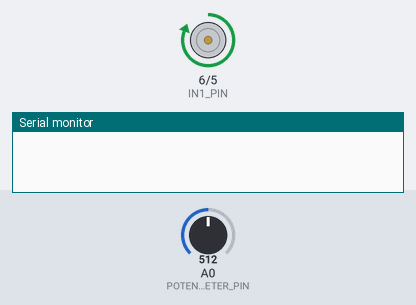
Recording of a sketch running on a simulated Arduino Uno, built with avr-gcc and run on an emulated ATmega328P. On the bench: motor-driver pin pairs drawn as motors (green arrow = first pin HIGH = forward, orange = second pin HIGH = backward, longer = more drive, scaled by the enable pin), the last lines printed to the serial monitor. Inputs (shaded band) come from the test bench; at power-on: A0 (POTENTIOMETER_PIN) = 512.

Above: at 2.5 s.
At 7.5 s:
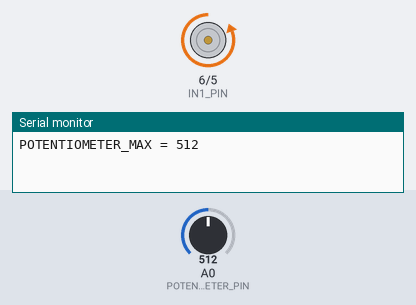
Timing chart, 0 to 13.0 s (numbered marks = the images above):
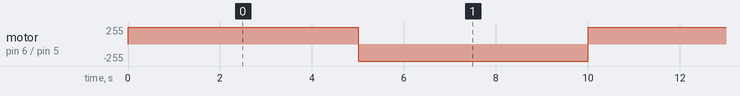

Measured:
- by itself, motor on pin 6 (IN1_PIN) / pin 5 (IN2_PIN): alternates forward 255/255 for 5.0 s and backward 255/255 for 5.0 s

The sketch:

ActuatorArduino.ino
```cpp
/*
* Based on code from ArduinoGetStarted.com
* The example code is in the public domain
* Tutorial page: https://arduinogetstarted.com/tutorials/arduino-actuator-with-feedback
*/

// the code for getting the feedback when the actuator fully extended and retracted

//Max is 47, min is 471

#define ENA_PIN   7 // the Arduino pin connected to the EN1 pin L298N
#define IN1_PIN   6 // the Arduino pin connected to the IN1 pin L298N
#define IN2_PIN   5 // the Arduino pin connected to the IN2 pin L298N
#define POTENTIOMETER_PIN   A0 // the Arduino pin connected to the potentiometer of the actuator

void setup() {
  Serial.begin(9600);
  // initialize digital pins as outputs.
  pinMode(ENA_PIN, OUTPUT);
  pinMode(IN1_PIN, OUTPUT);
  pinMode(IN2_PIN, OUTPUT);

  digitalWrite(ENA_PIN, HIGH);
}

void loop() {
  // extend the actuator
  digitalWrite(IN1_PIN, HIGH);
  digitalWrite(IN2_PIN, LOW);
  delay(5000); // wait for actuator fully extends. It will stop extending automatically when reaching the limit
  // read the analog in value:
  int POTENTIOMETER_MAX = analogRead(POTENTIOMETER_PIN);
  Serial.print("POTENTIOMETER_MAX = ");
  Serial.println(POTENTIOMETER_MAX);

  // retracts the actuator
  digitalWrite(IN1_PIN, LOW);
  digitalWrite(IN2_PIN, HIGH);
  delay(5000); // wait for actuator fully extends. It will stop retracting automatically when reaching the limit
  int POTENTIOMETER_MIN = analogRead(POTENTIOMETER_PIN);
  Serial.print("POTENTIOMETER_MIN = ");
  Serial.println(POTENTIOMETER_MIN);
}
```
